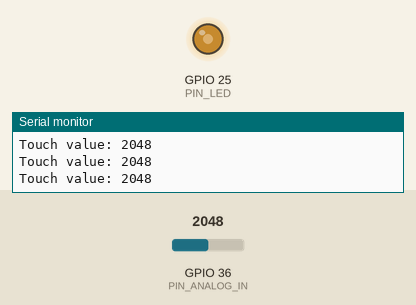
This sketch was run on a simulated ESP32. Shown: output pins drawn as LEDs (lit = HIGH), the last lines printed to the serial monitor. The inputs (shaded band) are chosen by the test bench; at power-on: GPIO 36 (PIN_ANALOG_IN) = 2048.

Above: at 1.2 s.
1.3 s: GPIO 36 (PIN_ANALOG_IN) set to 2866
At 1.6 s:
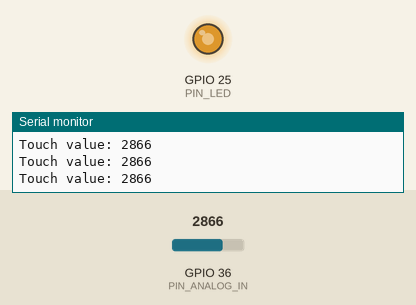
2.8 s: GPIO 36 (PIN_ANALOG_IN) set to 3603
At 4.0 s:
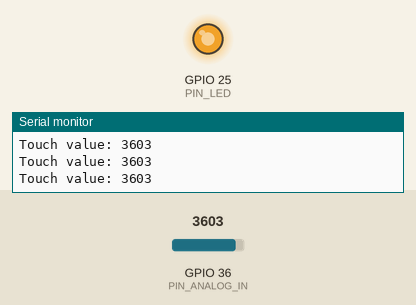
4.3 s: GPIO 36 (PIN_ANALOG_IN) set to 491
At 5.3 s:
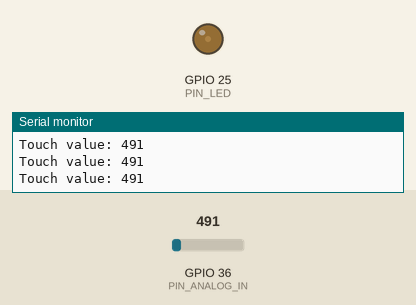
5.8 s: GPIO 36 (PIN_ANALOG_IN) set to 0
At 6.3 s:
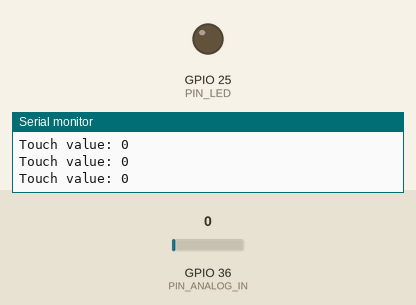
Timing chart, 0 to 8.3 s (numbered marks = the images above; inputs shaded):
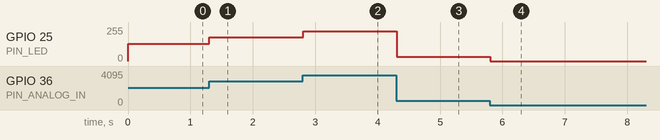

The sketch:

011_potentiometer_led__soft-light.ino
```cpp
/**********************************************************************
* Filename    : 011_potentiometer_led_soft-light
* Description : Using potentiometer to control LED brightness.
* Auther      : Alternatives Solutions
* Modification: 2026/02/16
**********************************************************************/
#define PIN_ANALOG_IN       36
#define PIN_LED             25
#define PWM_CHN             3
#define PWM_FRQ             1000

#define DELAY_TIME          10

// the setup function runs once when you press reset or power the board
void setup() {
  ledcAttachChannel(PIN_LED, PWM_FRQ, 12, PWM_CHN);
  Serial.begin(115200);
  Serial.println("\nESP32 Wrover initialization completed!");
//  Serial.println("Ready to handle data...\n");
}

// the loop function runs over and over again forever
void loop() {
  int adc_val = analogRead(PIN_ANALOG_IN);
  ledcWrite(PIN_LED, adc_val);
  Serial.printf("Touch value: %d \n", adc_val);
  delay(DELAY_TIME);
}
```

Measured:
- after the input at 1.3 s, GPIO 25 (PIN_LED): 128/255 → 178/255 at once
- after the input at 2.8 s, GPIO 25 (PIN_LED): 178/255 → 224/255 at once
- after the input at 4.3 s, GPIO 25 (PIN_LED): 224/255 → 31/255 at once
- after the input at 5.8 s, GPIO 25 (PIN_LED): 31/255 → 0/255 at once
